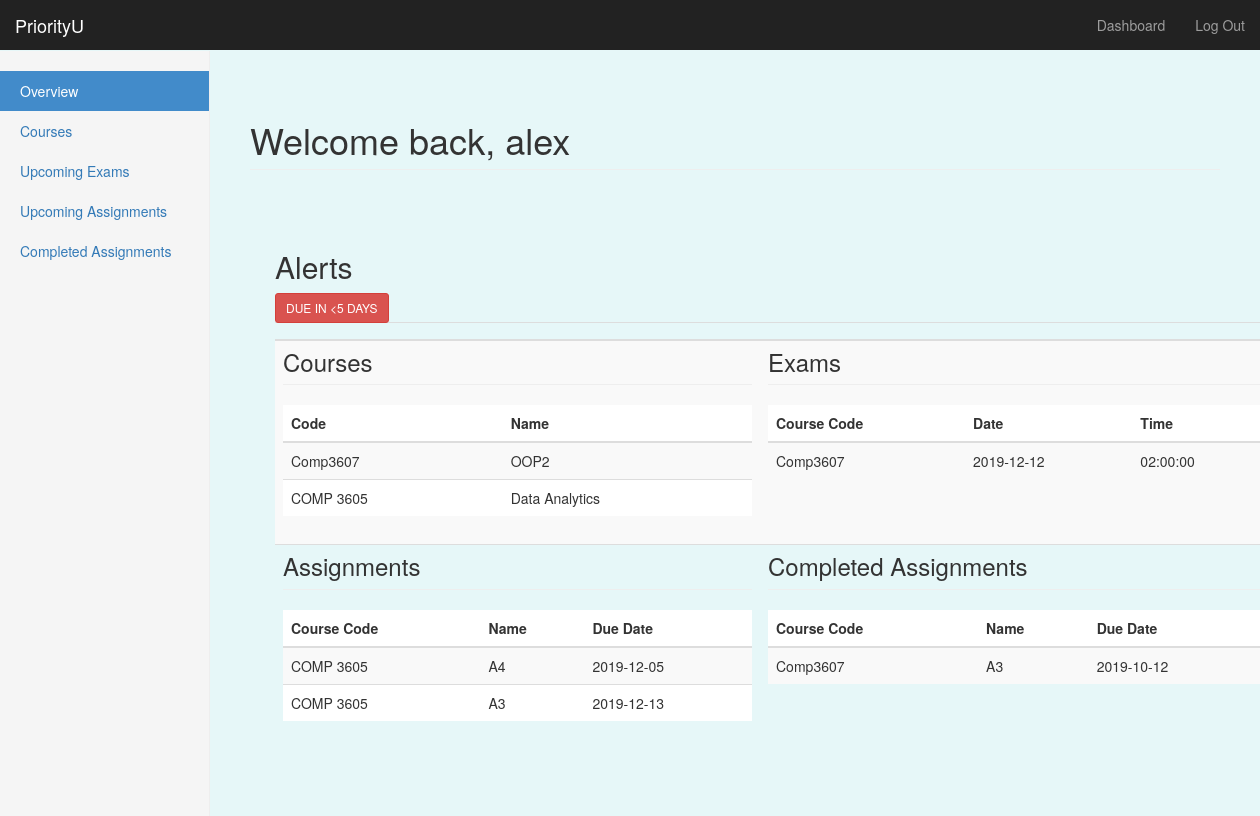
/dashboard (signed in), run on an earlier commit of the app's database.
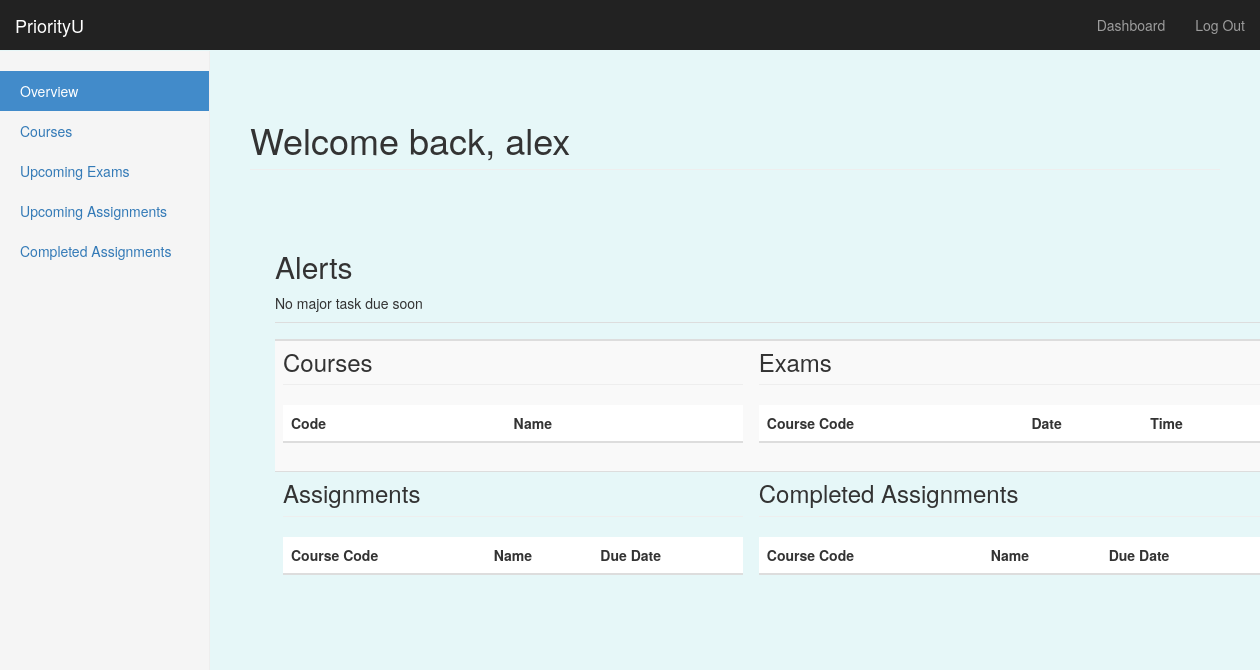
And on a later commit of the database.
### priorityU/models/models.py (models this page shows, shortened)
class User(UserMixin, db.Model):
    __tablename__ = 'users'
    id = db.Column(db.Integer, primary_key=True)
    username = db.Column(db.String, unique=True, nullable=False)
    email = db.Column(db.String, unique=True, nullable=False)
    password = db.Column(db.String, nullable=False)
    last_task_id = db.Column(db.Integer)
    university = db.Column(db.String, nullable=False)
    courses = db.relationship('Courses', backref='poster')

class Courses(db.Model):
    __tablename__ = 'courses'
    c_id = db.Column(db.Integer, primary_key=True)
    course_code = db.Column(db.String, nullable=False)
    course_name = db.Column(db.String, nullable=False)
    lecturer = db.Column(db.String, nullable=False)
    location = db.Column(db.String, nullable=False)
    user_id = db.Column(db.Integer, db.ForeignKey('users.id'))

class Exam(db.Model): # Dominic 18/11- created model for assignment db
    __tablename__ = 'exams'
    e_id = db.Column(db.Integer, primary_key=True)
    exam_name=db.Column(db.String, nullable=False)
    course_code = db.Column(db.String, db.ForeignKey('courses.course_code'))
    weighting = db.Column(db.Integer)
    date = db.Column(db.Date, nullable=False)
    time = db.Column(db.Time)
    duration = db.Column(db.Integer, nullable=False)
    location = db.Column(db.String)
    user_id = db.Column(db.Integer, db.ForeignKey('users.id'))

class Assignment(db.Model): # Dominic 18/11- created model for assignment db
    __tablename__ = 'assignments'
    a_id = db.Column(db.Integer, primary_key=True)
    course_code = db.Column(db.String, db.ForeignKey('courses.course_code'))
    asg_name = db.Column(db.String, nullable=False)
    weighting = db.Column(db.Integer)
    due_date = db.Column(db.Date, nullable=False)
    due_time = db.Column(db.Time)
    complete = db.Column(db.Boolean, nullable=False)
    user_id = db.Column(db.Integer, db.ForeignKey('users.id'))

### priorityU/routes.py (the view)
@app.route('/dashboard')
@login_required
def dashboard():
    user_courses = Courses.query.filter_by(user_id=current_user.get_id()).order_by(Courses.course_code.desc()).all()
    user_exams = Exam.query.filter_by(user_id=current_user.get_id()).order_by(Exam.date.asc()).all()
    user_asgs = Assignment.query.filter_by(user_id=current_user.get_id()).order_by(Assignment.due_date.asc()).all()
    today = datetime.today()
    alert_date = today + timedelta(days=5)
    asg_alerts = Assignment.query.filter(Assignment.due_date <= alert_date, Assignment.user_id==current_user.get_id(), Assignment.complete==False).all()
    exam_alerts = Exam.query.filter(Exam.date <= alert_date, Exam.user_id==current_user.get_id()).all()
    num_tasks = len(asg_alerts) + len(exam_alerts)
    return render_template('dashboard.html', name=current_user.username, courses=user_courses, exams=user_exams,
                           assignments=user_asgs,asg_alerts=asg_alerts, exam_alerts=exam_alerts,num_tasks=num_tasks)

### priorityU/routes.py (called while the page is built)
@login_manager.user_loader
def load_user(user_id):
    return User.query.get(int(user_id))

### priorityU/templates/dashboard.html (shortened to what this page needs)
{% extends "bootstrap/base.html" %}
{% block styles %}
{{super()}}
<link rel="stylesheet" href="{{url_for('.static', filename='style.css')}}">
{% endblock %}
{% block content %}
    <nav class="navbar navbar-inverse navbar-fixed-top">
      <div class="container-fluid">
        <div class="navbar-header">
          <a class="navbar-brand" href="#">PriorityU</a>
        </div>
        <div id="navbar" class="navbar-collapse collapse">
          <ul class="nav navbar-nav navbar-right">
            <li><a href="#">Dashboard</a></li>
            <li><a href="{{ url_for('logout') }}">Log Out</a></li>
          </ul>
        </div>
      </div>
    </nav>
    <div class="container-fluid">
      <div class="row">
        <div class="col-sm-3 col-md-2 sidebar">
        <ul class="nav nav-sidebar">
            <li {% if request.endpoint == 'dashboard' %} class="active" {% endif %}> <a href="{{url_for('dashboard')}}">Overview</a></li>
            <li {% if request.endpoint == 'courses' %} class="active" {% endif %}><a href="{{url_for('courses')}}" id="tab2-id">Courses</a></li>
            <li {% if request.endpoint == 'exams' %} class="active" {% endif %}><a href="{{url_for('exams')}}">Upcoming Exams</a></li>
            <li {% if request.endpoint == 'assignments' %} class="active" {% endif %}><a href="{{url_for('assignments')}}">Upcoming Assignments</a></li>
            <li {% if request.endpoint == 'completed' %} class="active" {% endif %} ><a href="{{url_for('completed')}}">Completed Assignments</a></li>
        </ul>
        </div>
        <div class="col-sm-9 col-sm-offset-3 col-md-10 col-md-offset-2 main">
          <h1 class="page-header">Welcome back, {{ name }}</h1>
        </div>
      <div class="col-sm-9 col-sm-offset-3 col-md-10 col-md-offset-2 main", style="margin-left: 250px">
        <div class="row">
           <table class="table table-striped table-hover">
            <thead class="thead-dark">
            <tr>
                 <h2>Alerts</h2>
          {% if num_tasks > 0 %}
          <button data-toggle="collapse" data-target="#alert" class="btn btn-danger btn-sm"> DUE IN <5 DAYS</button>
            {% else %}
            <p class="success"> No major task due soon </p>
            </div>
          </div>
          {% endif %}
            </tr>
                <tr>
                    <th></th> <th></th>
                </tr>
            </thead>
            <tbody>
                <tr>
                    <td><h3 class="page-header">Courses</h3>
          <table class="table table-striped table-hover">
            <thead class="thead-dark">
                <tr>
                    <th>Code</th><th>Name</th>
                </tr>
            </thead>
            <tbody>
                {% for c in courses %}
                <tr>
                    <td>{{c.course_code}}</td>
                    <td>{{c.course_name}}</td>
                </tr>
                {% endfor %}
            </tbody>
          </table></td>
                    <td><h3 class="page-header">Exams</h3>
          <table class="table table-striped table-hover">
            <thead class="thead-dark">
                <tr>
                    <th>Course Code</th>
                    <th>Date</th>
                    <th>Time</th>
                </tr>
            </thead>
            <tbody>
                {% for e in exams %}
                <tr>
                    <td>{{e.course_code}}</td>
                    <td>{{e.date}}</td>
                    <td>{{e.time}}</td>
                </tr>
                {% endfor %}
            </tbody>
          </table>
</td>
                </tr>
                <tr>
                    <td> <h3 class="page-header">Assignments</h3>
        <table class="table table-striped table-hover">
          <thead class="thead-dark">
              <tr>
                  <th>Course Code</th>
                  <th>Name</th>
                  <th>Due Date</th>
              </tr>
          </thead>
          <tbody>
              {% for a in assignments %}
                {% if a.complete == False %}
              <tr>
                  <td>{{a.course_code}}</td>
                  <td>{{a.asg_name}}</td>
                  <td>{{a.due_date}}</td>
              </tr>
                {% endif %}
              {% endfor %}
          </tbody>
        </table></td>
            <td><h3 class="page-header">Completed Assignments</h3>
        <table class="table table-striped table-hover">
          <thead class="thead-dark">
              <tr>
                  <th>Course Code</th>
                  <th>Name</th>
                  <th>Due Date</th>
              </tr>
          </thead>
          <tbody>
              {% for a in assignments %}
                {% if a.complete == True %}
              <tr>
                  <td>{{a.course_code}}</td>
                  <td>{{a.asg_name}}</td>
                  <td>{{a.due_date}}</td>
              </tr>
                {% endif %}
              {% endfor %}
          </tbody>
        </table></td>
                </tr>
            </tbody>
          </table>
      </div>
    </div>
{% endblock %}

### priorityU/static/style.css (style rules this page uses)
body { padding-top: 50px; }
.navbar-fixed-top { border: 0; }
.sidebar { display: none; }
@media (min-width: 768px) { .sidebar { position: fixed; top: 51px; bottom: 0; left: 0; z-index: 1000; display: block; padding: 20px; overflow-x: hidden; overflow-y: auto; background-color: #f5f5f5; border-right: 1px solid #eee; } }
.nav-sidebar { margin-right: -21px; margin-bottom: 20px; margin-left: -20px; }
.nav-sidebar > li > a { padding-right: 20px; padding-left: 20px; }
.nav-sidebar > .active > a, .nav-sidebar > .active > a:hover, .nav-sidebar > .active > a:focus { color: #fff; background-color: #428bca; }
.main { padding: 20px; }
@media (min-width: 768px) { .main { padding-right: 40px; padding-left: 40px; } }
.main .page-header { margin-top: 0; }
body { padding-top: 100px; padding-bottom: 40px; background-color: #e6f7f8; }

What changed in the data, as far as the page shows it:
removed Courses: course_code "Comp3607", course_name "OOP2"
removed Courses: course_code "COMP 3605", course_name "Data Analytics"
removed Exam: course_code "Comp3607", date "2019-12-12", time "02:00:00"
removed Assignment: course_code "COMP 3605", asg_name "A4", due_date "2019-12-05", shown under "Assignments"
removed Assignment: course_code "COMP 3605", asg_name "A3", due_date "2019-12-13", shown under "Assignments"
removed Assignment: course_code "Comp3607", asg_name "A3", due_date "2019-10-12", shown under "Completed Assignments"
Also different on the page:
text no longer shown: "DUE IN <5 DAYS"
text now shown: "No major task due soon"
